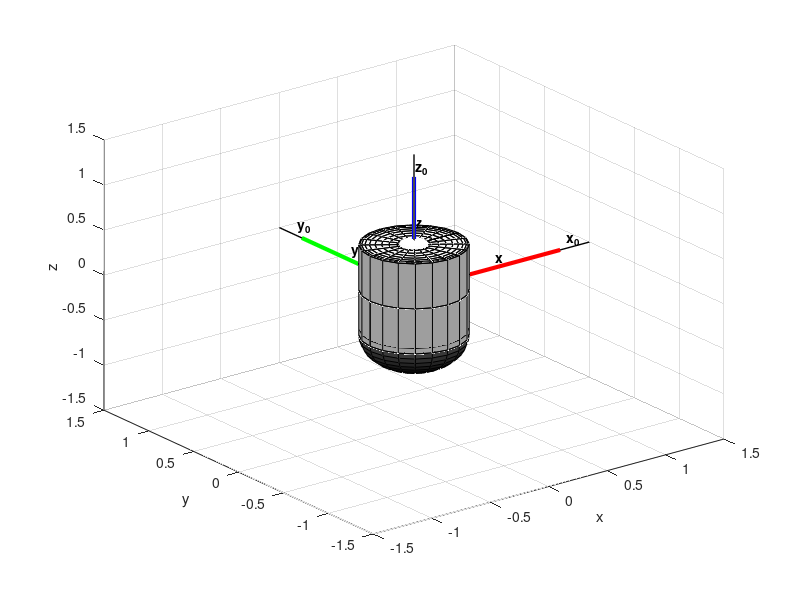

Recreate this plot in MATLAB. (Note: this script raises an error after producing the figure.)
%------------------------------------------------------------------------
% Program name  : Flight Path Simulation/Motion Tracking
% Team          : Phoenix College
% College       : Ursa Major Ascending Forward
% Year          : 2015-16
% Author        : Oliver Salmeron
%
% Goal          : Collaborate post processing algorithms amongst teams to share,
% improve and optimtize code. Read the License.txt for more info on the
% idea.
%
% Description   : Matlab script for processing IMU data to simulate the flight motion and path. 
% 
% This program will open a text file containing flight data (roll,pitch,yaw) to rotate a 3D
% object. The result is saved as a movie named 'flightSimulation.mp4' within the same folder.
% This will help to visualize the motion tracking of a payload during the course of a flight.
% 
% To look up a MATLAB command, highlight command and press F1. Or, type:
% help "command" (without exclamations).
%
% Steps Outline :
%   1. Generate Grid.
%   2. Generate Cylinder and Frame vectors -- Used to create object.
%   3. Plot the Cylinder and Frame vectors -- Plot shapes.
%   4. Create a Group Object and Parent Surface -- Make object using shapes
%   5. Import 'flightData.txt' text file for reading -- include full file
%   path.
%   6. Open/Close text file to read and exctract data.
%   7. Parse imported data into temporary variables.
%   8. Create Video File to write to -- "flightSimulation".
%   9. For Loop -- Plot the frames and save to Video file.
%   10. Close Video File.
%
% To do's       : Add here
%
%-------------------------------------------------------------------------

%% 1. Generate Grid

clf
myaxes = axes('xlim',[-1.5 1.5],'ylim',[-1.5 1.5],'zlim',[-1.5 1.5]);
view(3)
grid on
hold on
xlabel('x')
ylabel('y')
zlabel('z')

% Additional Grid options
%axis square        % Adjusts plot axes to square
%axis equal         % Adjusts plot axes to equal
%axis off           % Removes axes grid

%% 2. Generate the Cylinder and frame vectors.

% draw the three coloured frame vectors
Lx = line([0 1.25],[0,0],[0,0],'color',[1,0,0]);
Ly = line([0 0],[0,1.25],[0,0],'color',[0,1,0]);
Lz = line([0 0],[0,0],[0,1.25],'color',[0,0,1]);
	
set([Lx,Ly,Lz],'linewidth',3)
    
% add text for x,y and z for each frame vector
tX = text('position',[.7 0 .1],'string','x','fontw','b');
tY = text('position',[ 0 .7 .1],'string','y','fontw','b');
tZ = text('position',[.05 0.05 .7],'string','z','fontw','b');
	
% draw the three axis vectors for reference (note the origin offset)
line([0,1.5],[0,0],[0,0],'color',[0,0,0],'linewidth',1);
line([0,0],[0,1.5],[0,0],'color',[0,0,0],'linewidth',1);
line([0,0],[0,0],[0,1.5],'color',[0,0,0],'linewidth',1);
	
% add text for x0,y0 and z0 for each base frame line
text('position',[1.3 0 .1],'string','x_0','fontw','b');
text('position',[ 0 1.3 .1],'string','y_0','fontw','b');
text('position',[.05 0.05 1.3],'string','z_0','fontw','b');

% create Cylinder
[X,Y,Z] = cylinder([0.75 0.75]);

% create Sphere
[S1,S2,S3] = sphere;
    
%% 3. Plot the shapes/Create the object

% Plot the cylinder (Body)	
h(1) = surf(X.*0.5,Y.*0.5,Z.*0.5);
h(2) = surf(-X.*0.5,-Y.*0.5,-Z.*0.5);

% Plot the Sphere (Bottom)
h(3)  = surf(S1.*0.375,S2.*0.375,S3.*0.375-0.5);

% Plot the Circle (Lid) using sphere
h(4) = surf(S1.*0.375,S2.*0.375,S3.*0+0.5);
h(5) = mesh(S1.*0.1,S2.*0.1,S3.*0.05+0.5);

%Set the colormap
colormap(gray)

% Plot the Base and Frame Vectors
h(6) = Lx;
h(7) = Ly;
h(8) = Lz;

h(9) = tX;
h(10) = tY;
h(11) = tZ;

% plot origin point at the center of the object
plot3(0,0,0,'x','markersize',20,'color','k')

%% 4. Create a group object and parent surface 
    
set(h,'Clipping','off');
combinedobject = hgtransform('parent',myaxes);
set(h, 'parent', combinedobject)
drawnow

%% 5. Import 'flightData' text file for reading. 

% Used the Import tool from the home tab to visually select data to extract from a
% file and then generate the following script. The data file can be named
% anything but it needs to be consistent with the filename.

%Initialize variables.

% Only the filename needs to be updated with the correct full file path.
filename = 'C:\Users\Oliver\Documents\GitHub\flightPathSimulator\flightData.txt';
delimiter = '\t';
startRow = 2;
    
% Format string for each line of text (formatSpec):
    %   column1: double (%f)
    %	column2: double (%f)
    %   column3: double (%f)
    %	column4: double (%f)
    %   column5: double (%f)
    %	column6: double (%f)
    %   column7: double (%f)
    % For more information, see the TEXTSCAN documentation.
    formatSpec = '%f%f%f%f%f%f%f%[^\n\r]';

%% 6. Open/Close text file to read and extract data

% Open the text file.
fileID = fopen(filename,'r');
    
% Read columns of data according to format string.
% This call is based on the structure of the file used to generate this
% code. If an error occurs for a different file, try regenerating the code
% from the Import Tool.
dataArray = textscan(fileID, formatSpec, 'Delimiter', delimiter, 'EmptyValue' ,NaN,'HeaderLines' ,startRow-1, 'ReturnOnError', false);
    
% Close the text file.
fclose(fileID);

%%  7. Parse imported data into temporary variables.

% Allocate imported array to column variable names
Time = dataArray{:, 1};
roll = dataArray{:, 2};
pitch = dataArray{:, 3};
yaw = dataArray{:, 4};
lat = dataArray{:, 5};
lon = dataArray{:, 6};
alt = dataArray{:, 7};
    
% Clear temporary variables
clearvars filename delimiter startRow formatSpec fileID dataArray ans;
    
%% 8. Create Video File to write to.
v = VideoWriter('flightSimulation.mp4','MPEG-4')         % Create an mp4 file type and display properties
v.FrameRate = 30;          % Change the Frame Rate of the exported video
open(v);
%axis tight manual
set(gca,'nextplot','replacechildren');

%% 9. Create a set of frames and write each frame to Video File.
% Define the conversion factors
    radians_degree = pi/180;    % Conversion factor from Degrees to Radians.
    feet_meter = 3.28084;       % Conversion factor from Meters to Feet (1m=3.28ft)
    R = 6371;                   % R = Radius of earth

%% 9. For Loop
for Time = 1:7000     % Update limits of while loop to the desired Time frame

    % Read Euler angles (roll,pitch,yaw-->r,p,y).
    r = roll(Time);         % r <-- roll reading
    p = pitch(Time);        % p <-- pitch reading
    y = yaw(Time);          % y <-- yaw reading
        
    % Convert Euler angles to (X,Y,Z) axes rotations in radians.
    X = r*radians_degree;   % X <-- r
    Y = p*radians_degree;   % Y <-- p
    Z = y*radians_degree;   % Z <-- y
    
    % Create a Rotatation Matrix using axes rotations
    Rot = makehgtform('xrotate',X,'yrotate',Y,'zrotate',Z);
    set(combinedobject,'Matrix',Rot)
  
    % New Plot
    drawnow;
    pause(0.0001);            % Change the plot rate of MATLAB animation (not video)
    
    axis([-1.5 1.5 -1.5 1.5 -1.5 1.5])  % Set the axis for each frame of the loop for recording a movie
    frame = getframe;       % Get frame
    writeVideo(v,frame);    % Save frame to Video. Rename afterwards for description.
   
    Time=Time+1;            % Increment the for loop
end

%% 10. Close video
close(v);